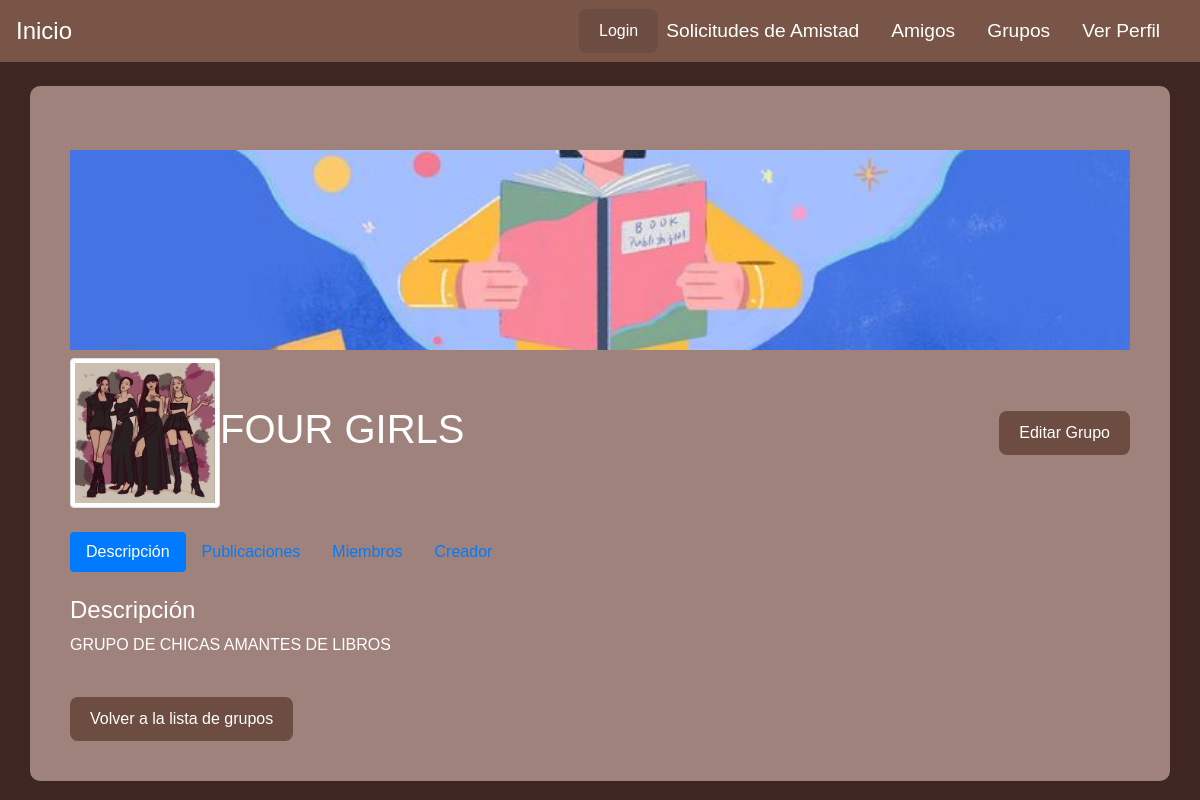
The app's page /inicio/grupos/8/ (signed in) with its own data.
### inicio/models.py (models this page shows, shortened)
class Grupo(models.Model):
    nombre = models.CharField(max_length=255)
    descripcion = models.TextField()
    creador = models.ForeignKey(Usuario, on_delete=models.CASCADE)
    miembros = models.ManyToManyField(Usuario, related_name='grupos')
    fecha_creacion = models.DateTimeField(auto_now_add=True)
    foto_perfil = models.ImageField(upload_to='grupo_perfiles/', blank=True, null=True)
    portada = models.ImageField(upload_to='grupo_portadas/', blank=True, null=True)

### inicio/views.py (the view, shortened to what this page needs)
# urls.py: path('grupos/<int:grupo_id>/', views.detalle_grupo, name='detalle_grupo'),
@login_required
def detalle_grupo(request, grupo_id):
    grupo = get_object_or_404(Grupo, id=grupo_id)
    amigos = Usuario.objects.exclude(grupos=grupo).exclude(id=request.user.id)
    publicaciones = PublicacionGrupo.objects.filter(grupo=grupo).order_by('-fecha_publicacion')
    es_admin = request.user == grupo.creador or request.user.is_superuser
    context = {
        'grupo': grupo,
        'amigos': amigos,
        'publicaciones': publicaciones,
        'es_admin': es_admin
    }
    return render(request, 'grupos/detalle_grupo.html', context)

### inicio/templates/grupos/detalle_grupo.html (shortened to what this page needs)
{% extends 'base.html' %}
{% load static %}
{% block content %}
<div class="container mt-4">
    <div class="row mb-4">
        <div class="col-12">
            {% if grupo.portada %}
                <img src="{{ grupo.portada.url }}" class="img-fluid mb-2" alt="Portada del grupo" style="width: 100%; height: 200px; object-fit: cover;">
            {% else %}
                <div class="bg-secondary text-white text-center py-3 mb-2" style="width: 100%; height: 200px;">Portada del Grupo</div>
            {% endif %}
            <div class="d-flex align-items-center justify-content-between">
                <div class="d-flex align-items-center">
                    {% if grupo.foto_perfil %}
                        <img src="{{ grupo.foto_perfil.url }}" class="img-thumbnail" alt="Foto de perfil del grupo" style="width: 150px; height: 150px;">
                    {% else %}
                        <div class="bg-primary text-white text-center rounded-circle" style="width: 150px; height: 150px;">Foto de Perfil</div>
                    {% endif %}
                    <div class="ms-3">
                        <h1>{{ grupo.nombre }}</h1>
                    </div>
                </div>
                {% if request.user == grupo.creador or request.user.is_superuser %}
                    <a href="{% url 'editar_grupo' grupo.id %}" class="btn btn-warning">Editar Grupo</a>
                {% endif %}
            </div>
        </div>
    </div>
    <ul class="nav nav-pills mb-4">
        <li class="nav-item">
            <a class="nav-link active" id="descripcion-tab" data-bs-toggle="pill" href="#descripcion">Descripción</a>
        </li>
        <li class="nav-item">
            <a class="nav-link" id="publicaciones-tab" data-bs-toggle="pill" href="#publicaciones">Publicaciones</a>
        </li>
        <li class="nav-item">
            <a class="nav-link" id="miembros-tab" data-bs-toggle="pill" href="#miembros">Miembros</a>
        </li>
        <li class="nav-item">
            <a class="nav-link" id="creador-tab" data-bs-toggle="pill" href="#creador">Creador</a>
        </li>
    </ul>
    <div class="tab-content">
        <div id="descripcion" class="tab-pane fade show active">
            <h2 class="h4">Descripción</h2>
            <p>{{ grupo.descripcion }}</p>
        </div>
    </div>
    <a href="{% url 'grupos_usuario' %}" class="btn btn-secondary mt-4">Volver a la lista de grupos</a>
</div>
{% endblock %}

### static/css/style.css (style rules this page uses)
* { margin: 0; padding: 0; box-sizing: border-box; font-family: Arial, sans-serif; }
body { background-color: #3E2723; color: #fcf8f8; }
.btn { background-color: #6D4C41; color: #FFFFFF; padding: 10px 20px; border-radius: 8px; border: none; font-size: 1rem; }
.container { background-color: #a0827c; border-radius: 10px; padding: 20px; margin-top: 20px; color: #ffffff; }

### records on screen
Grupo: portada (picture), foto_perfil (picture), nombre "FOUR GIRLS", descripcion "GRUPO DE CHICAS AMANTES DE LIBROS"
